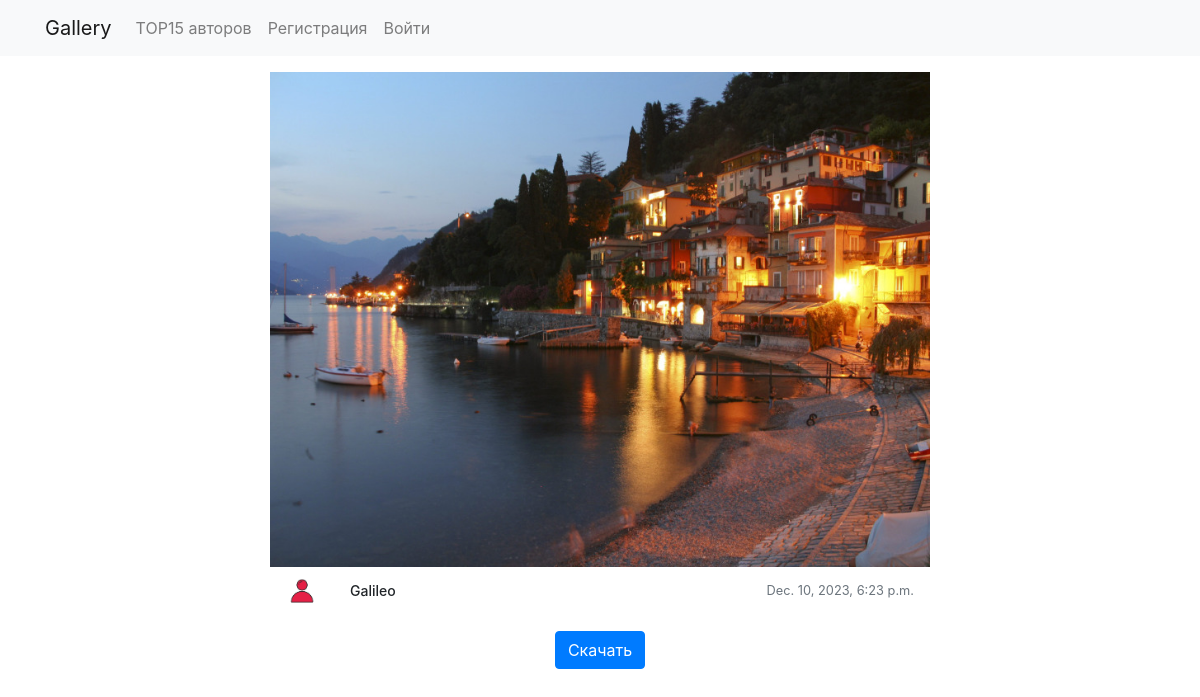
Page /image/7/ on the earlier database version.
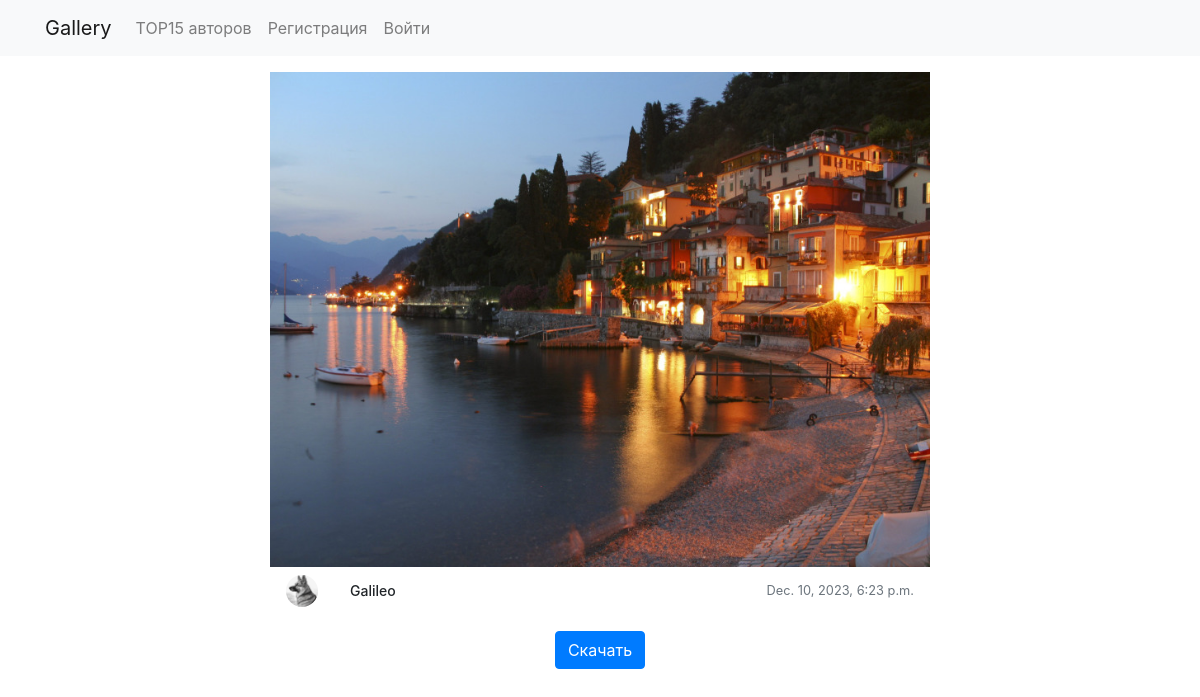
Same page on the later database version.
### cards/models.py (models this page shows, shortened)
class Picture(models.Model):
    categories = (
        ('nature', 'Nature'),
        ('city', 'City'),
        ('cars', 'Cars'),
        ('animals', 'Animals'),
        ('Hi-Tech', 'Hi-Tech'),
        ('sport', 'Sport'),
        ('cosmos', 'Cosmos'),
        ('science', 'Science'),
        ('minimalism', 'Minimalism'),
        ('new year', 'Новый год'),
    )
    author = models.ForeignKey(User, on_delete=models.SET_NULL, null=True)
    image = models.ImageField(upload_to='images/')
    title = models.CharField('Название', max_length=50, default='')
    rating = models.IntegerField('Rating')  # Рейтинг изображения
    downloads = models.IntegerField('Скачали')  # Количество скачиваний
    tags = models.ManyToManyField(to=Tag, blank=True)
    date = models.DateTimeField('Дата публикации', auto_now_add=True)
    category = models.CharField(choices=categories, max_length=30)
    class Meta:
        ordering = ['date', 'rating']

### users/models.py (models this page shows, shortened)
class Account(models.Model):
    user = models.OneToOneField(User, on_delete=models.CASCADE, primary_key=True)
    nickname = models.CharField(max_length=100)
    account_image = models.ImageField(default='default.jpg', upload_to='account_images')
    image = models.ImageField(upload_to='images/')

### cards/views.py (the view)
# urls.py: path('image/<int:image_id>/', views.image_detail, name='cards_image_detail'),
def image_detail(request, image_id):
    picture = get_object_or_404(Picture, id=image_id)
    is_author = request.user == picture.author
    template_name = 'cards/image_detail_profile.html' if is_author else 'cards/image_detail.html'
    context = {'picture': picture}
    return render(request, template_name, context)

### cards/templates/cards/image_detail.html (shortened to what this page needs)
{% extends 'main/base.html' %}
{% load static %}
{% block content %}
<div class="row">
    <div class="col-md-12">
        <div class="custom-card position-relative">
            <div class="custom-card-body">
                <img src="{{ picture.image.url }}" alt="Image" class="img-fluid">
            </div>
            <div class="custom-card-footer d-flex justify-content-between align-items-center">
                <div class="d-flex align-items-center">
                    <img src="{{ picture.author.account.account_image.url }}" alt="Avatar Image" class="custom-avatar mr-2">
                    <h5 class="card-title mb-0 ml-4">{{ picture.author }}</h5>
                </div>
                <small class="text-muted">{{ picture.date }}</small>
            </div>
        </div>
        <div class="row mt-3">
            <div class="col text-center">
                <form method="post" action="{% url 'download_image' picture.id %}">
                    <button type="submit" class="btn btn-primary">Скачать</button>
                </form>
            </div>
        </div>
    </div>
</div>
{% endblock %}

Differences in the rows shown:
changed Picture "Galileo": author.account.account_image: picture added in place of a placeholder
